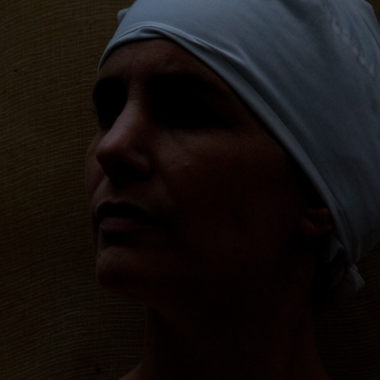
%> input picture 03/face1.jpg, 380 x 380 px
$ octave ImageEnhancement2.m   (GNU Octave 9; MATLAB toolbox functions it lacks are replaced by stand-ins)
%> lines starting %> are read from the running program, lines starting %| are printed output that depends on the picture
%% In the Name of GOD
clear; clc; close all

% ------------ Histogram Equalization

%% Read Image
img = imread('face1.jpg');
%> img is the input picture: size 380x380x3 uint8; mean R, G, B 21.2, 17.4, 16.1

%% Histogram Equalization

tic

figure
h1 = imhist(img); % Get Image Histogram
%> h1 = 256 values, max 48315 at index 1, min 0 at index 136, mean 1692.2

img_enhanced = histeq(img); % Works with both RGB and Grayscale images
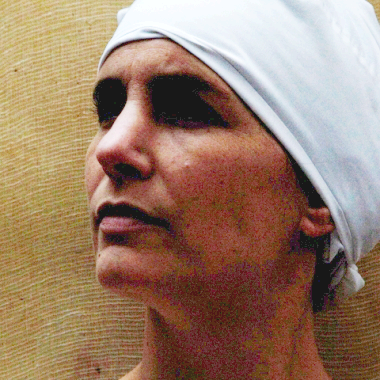
%> img_enhanced: size 380x380x3 uint8; mean R, G, B 156, 127.2, 106.9
montage({img, img_enhanced});
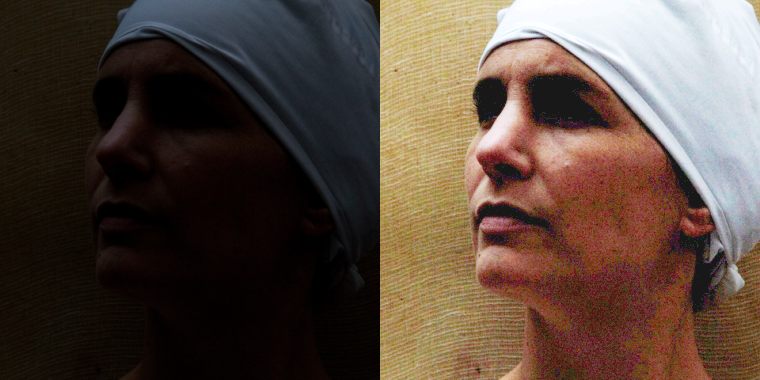
%> displayed picture: size 380x760x3, on the screen's scale of 0 to 255; mean R, G, B 88.6, 72.3, 61.5
title('Original (left) / Enhanced (right)')

h2 = imhist(img_enhanced);
%> h2 = 256 values, max 48315 at index 25, min 0 at index 1, mean 1692.2

toc

figure
subplot(121)
bar(h1)
title('Histogram of original image')
axis off
subplot(122)
bar(h2)
title('Histogram of enhanced image')
axis off
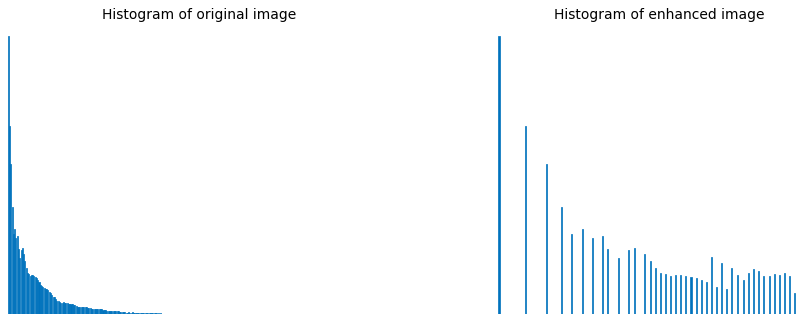
%> figure redrawn from the program's plot data, 2 panels; panel 1: tallest bar 48315 high, from x = 0.6 to 1.4; panel 2: tallest bar 48315 high, from x = 24.6 to 25.4

$ run again, with 03/CT.png saved as 03/face1.jpg
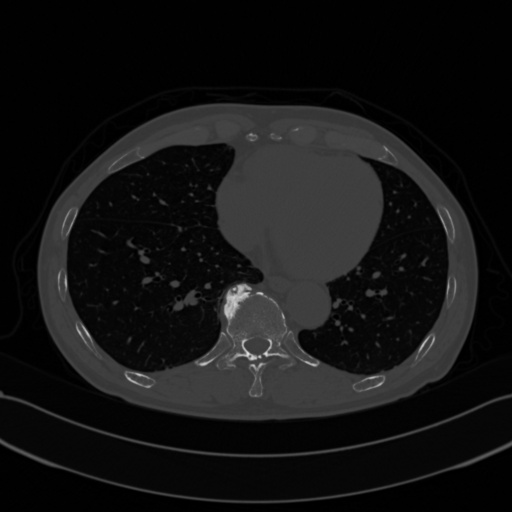
%> input picture 03/CT.png, 512 x 512 px
%> img is the input picture: size 512x512x3 uint8; min 0, max 225, mean 20.3
%> h1 = 256 values, max 219138 at index 2, min 0 at index 199, mean 3072
%> `montage({img, img_enhanced});`:
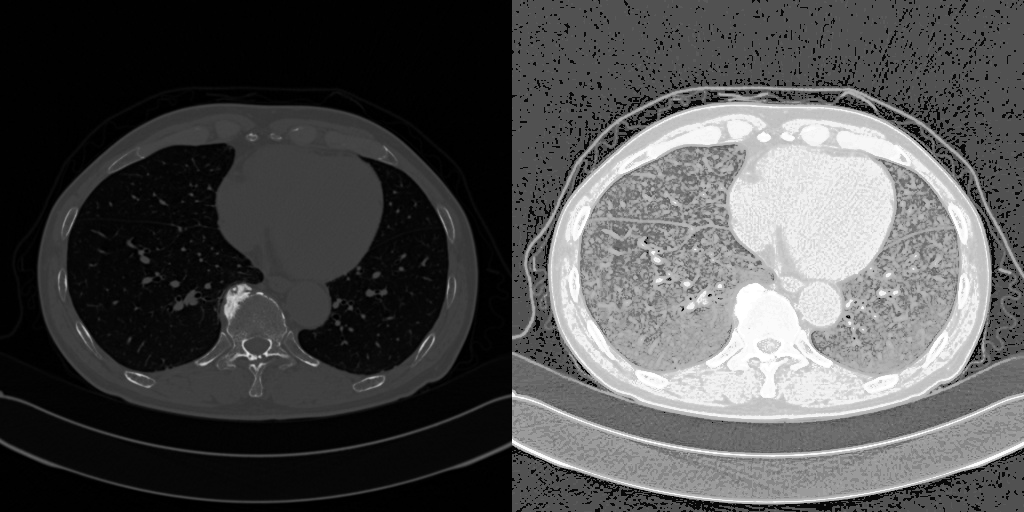
%> displayed picture: size 512x1024x3, on the screen's scale of 0 to 255; min 0, max 255, mean 79.5
%> h2 = 256 values, max 219138 at index 82, min 0 at index 1, mean 3072
%> `axis off`:
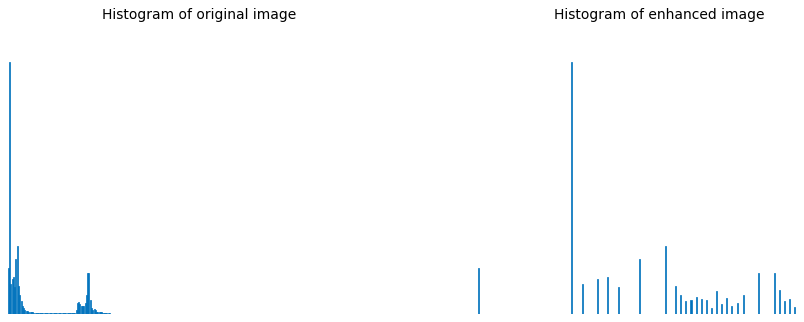
%> figure redrawn from the program's plot data, 2 panels; panel 1: tallest bar 219138 high, from x = 1.6 to 2.4; panel 2: tallest bar 219138 high, from x = 81.6 to 82.4
